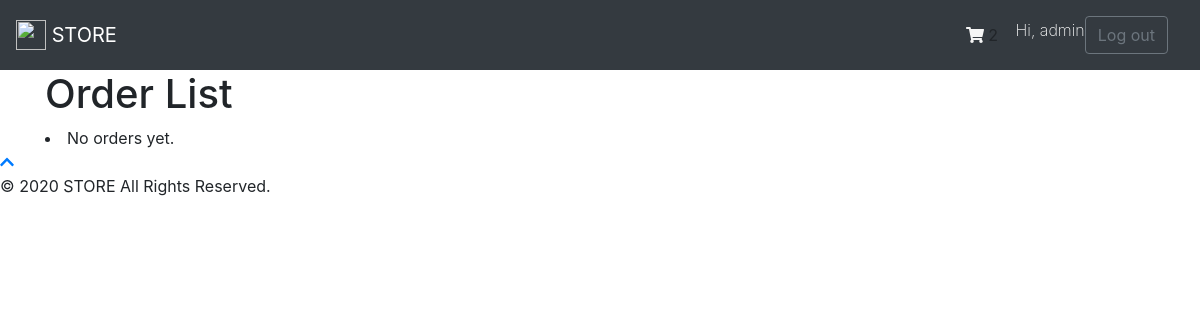
/orders/ (signed in), run on an earlier commit of the app's database.
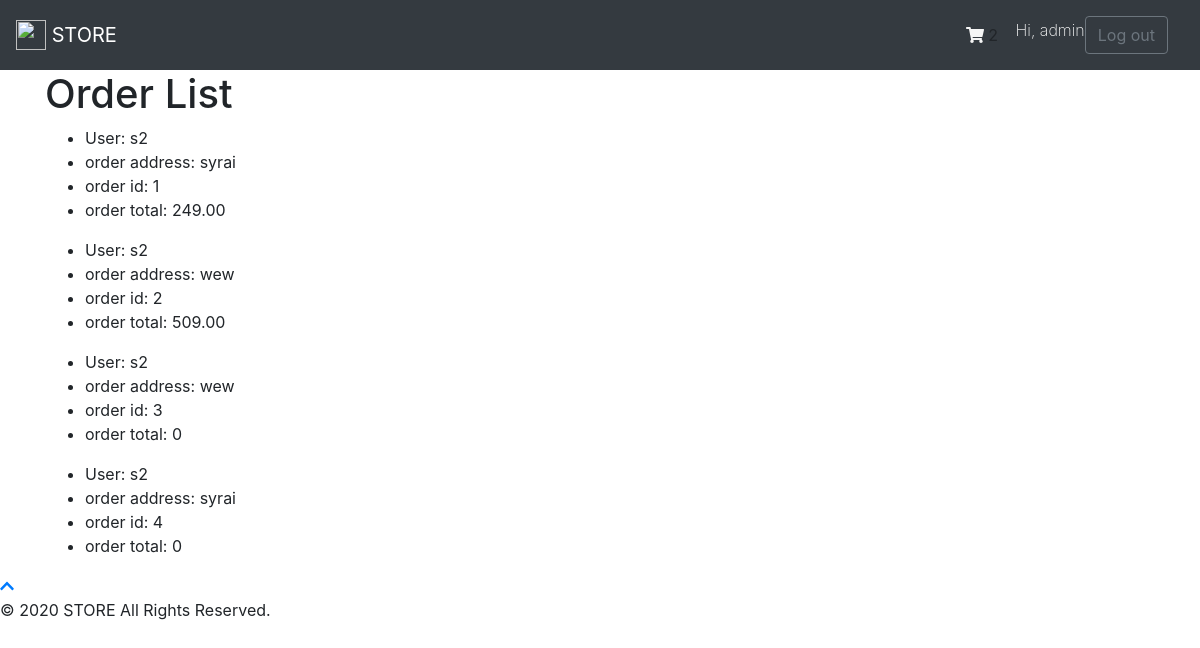
And on a later commit of the database.
### carts/models.py (models this page shows, shortened)
class Cart(models.Model):
    user = models.OneToOneField(
        User, related_name='cart', on_delete=models.CASCADE)
    items = models.ManyToManyField(Product)
    updated_at = models.DateTimeField(auto_now=True)

### orders/models.py (models this page shows, shortened)
class Order(models.Model):
    user = models.ForeignKey(
        User, related_name='orders', on_delete=models.CASCADE)
    products = models.ManyToManyField(Product)
    address = models.CharField(max_length=150)
    created_at = models.DateTimeField(auto_now_add=True)
    def total_price(self):
        total = 0
        for item in self.products.all():
            total += item.price
        return total

### products/models.py (models this page shows, shortened)
class Product(models.Model):
    title = models.CharField(max_length=100)
    brand = models.CharField(max_length=75)
    description = models.CharField(max_length=500, blank=True, null=True)
    price = models.DecimalField(max_digits=12, decimal_places=2, default=0.00)
    image = models.ImageField(upload_to="products/", null=True)
    created_at = models.DateTimeField(auto_now_add=True)

### orders/views.py (the view)
# urls.py: path('', order_list, name="order_list"),
def order_list(request):
    if request.user.is_authenticated and request.user.is_superuser:
        orders = Order.objects.all()
        return render(request, 'orders/order_list.html', {'orders': orders})
    else:
        redirect('prduct_list')

### templates/orders/order_list.html (shortened to what this page needs)
{% extends "base.html" %}
{% block content %}
<section>
    <div>
        <h1 class="section-headline">Order List</h1>
        {% for order in orders %}
            <ul>
                <li>User: {{ order.user }}</li>
                <li>order address: {{ order.address }}</li>
                <li>order id: {{ order.id }}</li>
                <li>order total: {{ order.total_price }}</li>
            </ul>
            {% empty %}
                <li>No orders yet.</li>
        {% endfor %}
    </div>
</section>
{% endblock %}

### templates/base.html (shortened to what this page needs)
{% load static %}
{% load sass_tags %}
<!DOCTYPE html>
<html lang="en">
<head>
    <link rel="stylesheet" href="{% static 'normalize.css' %}" />
    <link href="{% sass_src 'demo.scss' %}" rel="stylesheet" type="text/css" />
    <link rel="stylesheet" href="https://stackpath.bootstrapcdn.com/bootstrap/4.5.0/css/bootstrap.min.css"
>
</head>
<body>
    <div class="wrapper">
        <header class=''>
            <nav class="navbar navbar-dark bg-dark">
                <a class=" navbar-brand" href="{% url 'home' %}">
                    <img src="/docs/4.5/assets/brand/bootstrap-solid.svg" width="30" height="30"
                        class="d-inline-block align-top" alt="" loading="lazy">
                    STORE
                </a>
                <div class="navbar">
                    <div class="cart-icon">
                        <a href="{% url 'cart' %}" style="color:whitesmoke;"><i class="fas fa-shopping-cart"></i></a>
                        {% if request.user.cart.items.all|length > 0 %}
                        <span>
                            {{ request.user.cart.items.all|length }}
                        </span>
                        {% endif %}
                    </div>
                    {% if user.is_authenticated %}
                    <h6 class="text-white" style="font-weight: 200; margin-left: 1.1em;">Hi, {{ user.username }}</h6>
                    <input type="button" class="button-log btn btn-outline-secondary"
                        onclick="location.href='{% url 'logout' %}'" value="Log out" />
                    {% else  %}
                    <input type="button" class="button-log btn btn-outline-primary"
                        onclick="location.href='{% url 'login' %}'" value="Log in" />
                    {% endif %}
                </div>
            </nav>
        </header>
        <main class="container">
            {% block content %}{% endblock %}
        </main>
    </div>
    <footer>
        <a href="#" id="scroll-up">
            <i class="fas fa-chevron-up"></i>
        </a>
        <p>&copy; 2020 STORE All Rights Reserved.</p>
    </footer>
</body>
</html>

What changed in the data, as far as the page shows it:
added Order: user "s2", address "syrai", id "1", total_price "249.00"
added Order: user "s2", address "wew", id "2", total_price "509.00"
added Order: user "s2", address "wew", id "3", total_price "0"
added Order: user "s2", address "syrai", id "4", total_price "0"
Also different on the page:
text no longer shown: "No orders yet."
